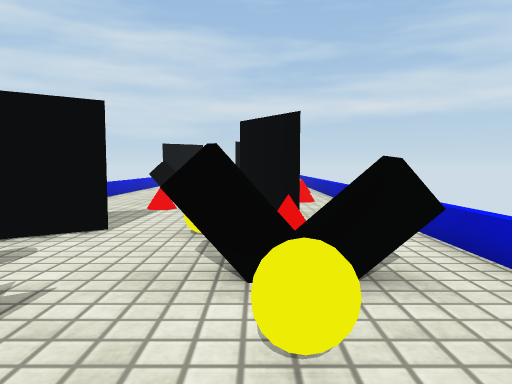
View 1 (above)

13 first-person views from a walk through a Unity game level. The camera is 0.49 m above the floor, tilts 4° down and sees 70° across. The floor is counted in squares, 0.5 m on a side. Each view is taken from the middle of a square. On the plan, view 1 faces up. The plan holds only what a view shows up to about 13 squares ahead; the rest is blank. The place goes on beyond the plan. The player is left out. Surface patterns are stand-ins for the level's own textures.

View 2
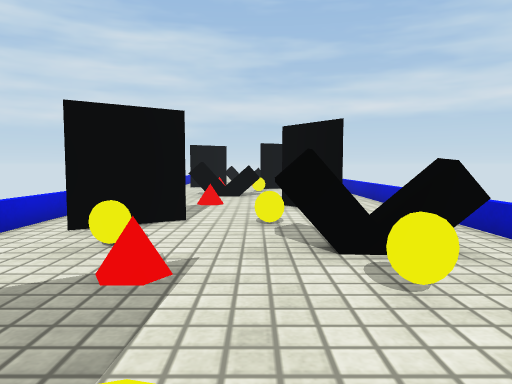

View 3
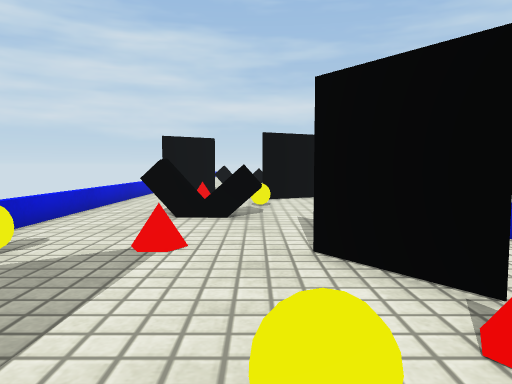

View 4
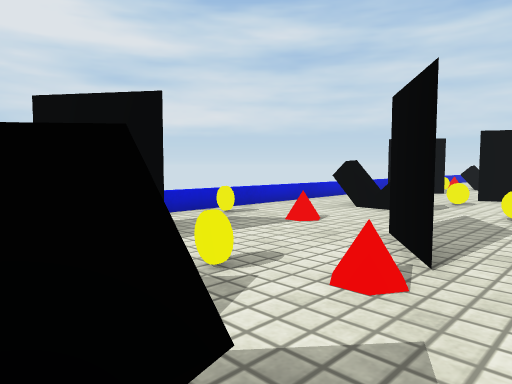

View 5
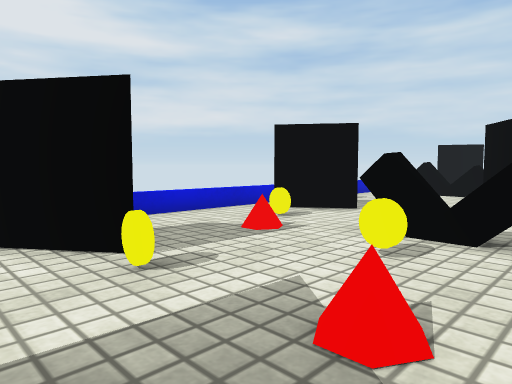

View 6
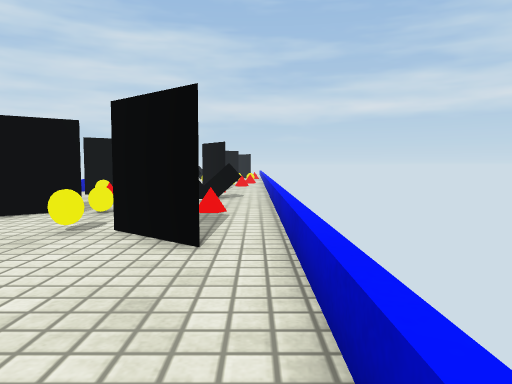

View 7
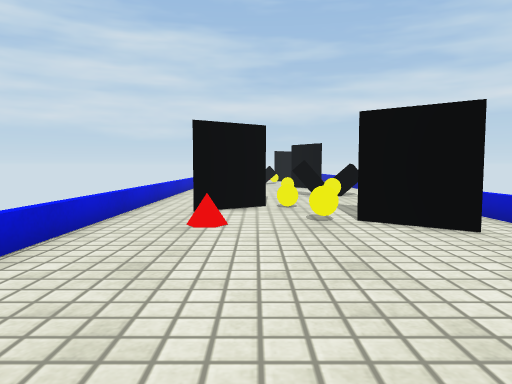

View 8
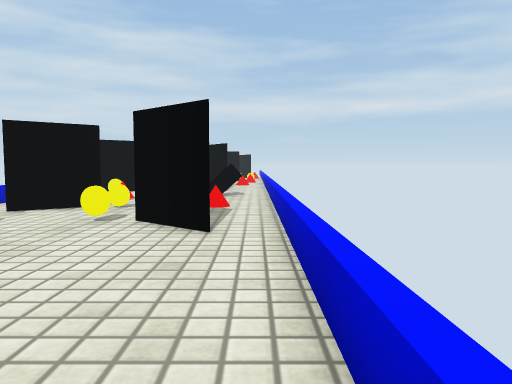

View 9
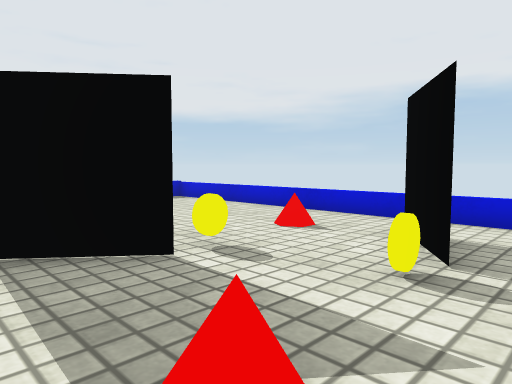

View 10
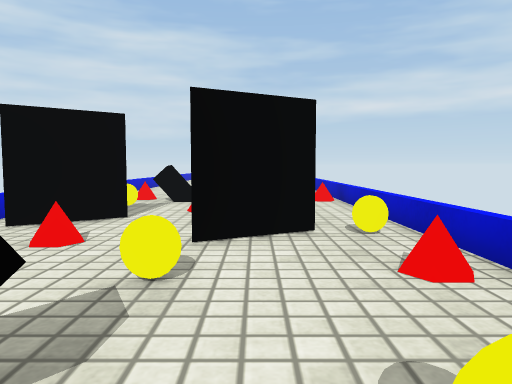

View 11
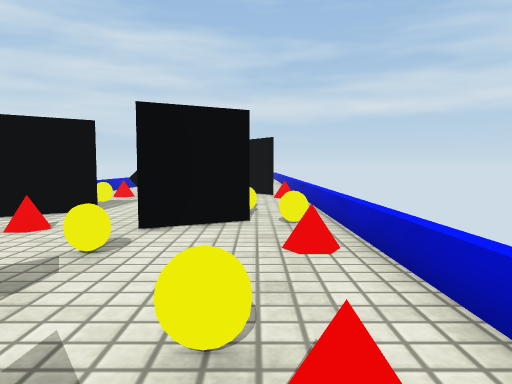

View 12
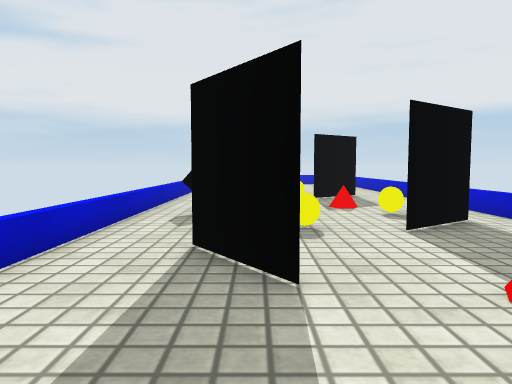

View 13
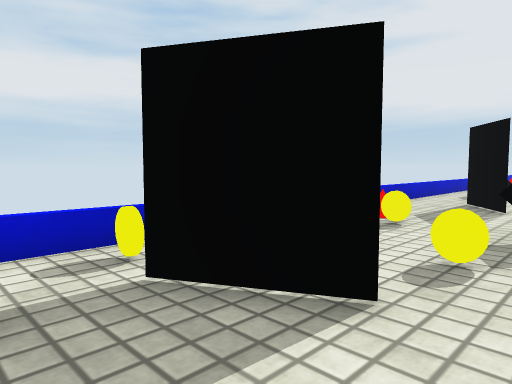

### Floor plan
Key: @ floor where view 1 was taken; # wall or solid block; x gap in a wall; . floor; = window, fence, low wall or low ledge; C yellow coin; T thing the floor can be seen under or through; O other object.
Columns run from 5 left of view 1 to 3 right of it. Each row starts with its distance up from view 1.
 17 = x...O.=
 16 =##.....=
 15 =....##C=
 14 =.......=
 13 =...C...=
 12 =.......=
 11 =.#.#.C.=
 10 =.......=
  9 =.......=
  8 =C...#..=
  7 =....#..=
  6 =.......=
  5 =x##C...=
  4 =.......=
  3 =.C..TT.=
  2 =....C..=
  1 =.......=
  0 =...C@..=
 -1 =.##....=
 -2 =.......=
 -3 =...C##.=
 -4 =.......=
 -5 =.......=
 -6 =.......=
 -7 =.......=
 -8 =.     .=
 -9 =. .   .
-10 =

Positions as (right, up) in squares from view 1, and headings:
1: (0, 0), facing up
2: (-1, -1), facing up
3: (-1, 4), facing up
4: (2, 3), facing up-left
5: (2, -2), facing up-left
6: (2, -8), facing up
7: (-2, -9), facing up
8: (2, -9), facing up
9: (2, 1), facing down-left
10: (0, 10), facing up
11: (1, 9), facing up
12: (0, 11), facing down
13: (-2, 17), facing down-right
